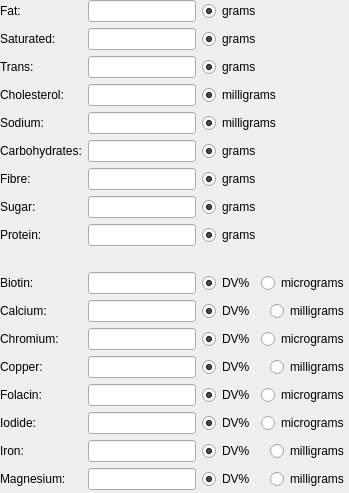
            <widget class="QWidget" name="leftWidget" native="true">
             <property name="sizePolicy">
              <sizepolicy hsizetype="Expanding" vsizetype="Preferred">
               <horstretch>0</horstretch>
               <verstretch>0</verstretch>
              </sizepolicy>
             </property>
             <layout class="QGridLayout" name="gridLayout_2">
              <property name="leftMargin">
               <number>0</number>
              </property>
              <property name="topMargin">
               <number>0</number>
              </property>
              <property name="rightMargin">
               <number>0</number>
              </property>
              <property name="bottomMargin">
               <number>3</number>
              </property>
              <property name="horizontalSpacing">
               <number>6</number>
              </property>
              <item row="0" column="0">
               <widget class="QLabel" name="fatLabel">
                <property name="text">
                 <string>Fat:</string>
                </property>
               </widget>
              </item>
              <item row="0" column="1">
               <widget class="QLineEdit" name="fatLineEdit"/>
              </item>
              <item row="0" column="2">
               <widget class="QWidget" name="fatRadioWidget" native="true">
                <property name="sizePolicy">
                 <sizepolicy hsizetype="Expanding" vsizetype="Expanding">
                  <horstretch>0</horstretch>
                  <verstretch>0</verstretch>
                 </sizepolicy>
                </property>
                <layout class="QHBoxLayout" name="horizontalLayout_7">
                 <property name="spacing">
                  <number>0</number>
                 </property>
                 <property name="leftMargin">
                  <number>0</number>
                 </property>
                 <property name="topMargin">
                  <number>0</number>
                 </property>
                 <property name="rightMargin">
                  <number>0</number>
                 </property>
                 <property name="bottomMargin">
                  <number>0</number>
                 </property>
                 <item>
                  <widget class="QRadioButton" name="fatGramsRadioButton">
                   <property name="text">
                    <string>grams</string>
                   </property>
                   <property name="checked">
                    <bool>true</bool>
                   </property>
                  </widget>
                 </item>
                </layout>
               </widget>
              </item>
              <item row="1" column="0">
               <widget class="QLabel" name="saturatedLabel">
                <property name="text">
                 <string>Saturated:</string>
                </property>
               </widget>
              </item>
              <item row="1" column="1">
               <widget class="QLineEdit" name="saturatedLineEdit"/>
              </item>
              <item row="1" column="2">
               <widget class="QWidget" name="saturatedRadioWidget" native="true">
                <property name="sizePolicy">
                 <sizepolicy hsizetype="Expanding" vsizetype="Expanding">
                  <horstretch>0</horstretch>
                  <verstretch>0</verstretch>
                 </sizepolicy>
                </property>
                <layout class="QHBoxLayout" name="horizontalLayout_6">
                 <property name="spacing">
                  <number>0</number>
                 </property>
                 <property name="leftMargin">
                  <number>0</number>
                 </property>
                 <property name="topMargin">
                  <number>0</number>
                 </property>
                 <property name="rightMargin">
                  <number>0</number>
                 </property>
                 <property name="bottomMargin">
                  <number>0</number>
                 </property>
                 <item>
                  <widget class="QRadioButton" name="saturatedGramsRadioButton">
                   <property name="text">
                    <string>grams</string>
                   </property>
                   <property name="checked">
                    <bool>true</bool>
                   </property>
                  </widget>
                 </item>
                </layout>
               </widget>
              </item>
              <item row="2" column="0">
               <widget class="QLabel" name="transLabel">
                <property name="text">
                 <string>Trans:</string>
                </property>
               </widget>
              </item>
              <item row="2" column="1">
               <widget class="QLineEdit" name="transLineEdit"/>
              </item>
              <item row="2" column="2">
               <widget class="QWidget" name="transRadioWidget" native="true">
                <property name="sizePolicy">
                 <sizepolicy hsizetype="Expanding" vsizetype="Expanding">
                  <horstretch>0</horstretch>
                  <verstretch>0</verstretch>
                 </sizepolicy>
                </property>
                <layout class="QHBoxLayout" name="horizontalLayout_8">
                 <property name="spacing">
                  <number>0</number>
                 </property>
                 <property name="leftMargin">
                  <number>0</number>
                 </property>
                 <property name="topMargin">
                  <number>0</number>
                 </property>
                 <property name="rightMargin">
                  <number>0</number>
                 </property>
                 <property name="bottomMargin">
                  <number>0</number>
                 </property>
                 <item>
                  <widget class="QRadioButton" name="transGramsRadioButton">
                   <property name="text">
                    <string>grams</string>
                   </property>
                   <property name="checked">
                    <bool>true</bool>
                   </property>
                  </widget>
                 </item>
                </layout>
               </widget>
              </item>
              <item row="3" column="0">
               <widget class="QLabel" name="cholesterolLabel">
                <property name="text">
                 <string>Cholesterol:</string>
                </property>
               </widget>
              </item>
              <item row="3" column="1">
               <widget class="QLineEdit" name="cholesterolLineEdit"/>
              </item>
              <item row="3" column="2">
               <widget class="QWidget" name="cholesterolRadioWidget" native="true">
                <property name="sizePolicy">
                 <sizepolicy hsizetype="Expanding" vsizetype="Expanding">
                  <horstretch>0</horstretch>
                  <verstretch>0</verstretch>
                 </sizepolicy>
                </property>
                <layout class="QHBoxLayout" name="horizontalLayout_9">
                 <property name="spacing">
                  <number>0</number>
                 </property>
                 <property name="leftMargin">
                  <number>0</number>
                 </property>
                 <property name="topMargin">
                  <number>0</number>
                 </property>
                 <property name="rightMargin">
                  <number>0</number>
                 </property>
                 <property name="bottomMargin">
                  <number>0</number>
                 </property>
                 <item>
                  <widget class="QRadioButton" name="cholesterolMilliRadioButton">
                   <property name="text">
                    <string>milligrams</string>
                   </property>
                   <property name="checked">
                    <bool>true</bool>
                   </property>
                  </widget>
                 </item>
                </layout>
               </widget>
              </item>
              <item row="4" column="0">
               <widget class="QLabel" name="sodiumLabel">
                <property name="text">
                 <string>Sodium:</string>
                </property>
               </widget>
              </item>
              <item row="4" column="1">
               <widget class="QLineEdit" name="sodiumLineEdit"/>
              </item>
              <item row="4" column="2">
               <widget class="QWidget" name="sodiumRadioWidget" native="true">
                <property name="sizePolicy">
                 <sizepolicy hsizetype="Expanding" vsizetype="Expanding">
                  <horstretch>0</horstretch>
                  <verstretch>0</verstretch>
                 </sizepolicy>
                </property>
                <layout class="QHBoxLayout" name="horizontalLayout_10">
                 <property name="spacing">
                  <number>0</number>
                 </property>
                 <property name="leftMargin">
                  <number>0</number>
                 </property>
                 <property name="topMargin">
                  <number>0</number>
                 </property>
                 <property name="rightMargin">
                  <number>0</number>
                 </property>
                 <property name="bottomMargin">
                  <number>0</number>
                 </property>
                 <item>
                  <widget class="QRadioButton" name="sodiumMilliRadioButton">
                   <property name="text">
                    <string>milligrams</string>
                   </property>
                   <property name="checked">
                    <bool>true</bool>
                   </property>
                  </widget>
                 </item>
                </layout>
               </widget>
              </item>
              <item row="5" column="0">
               <widget class="QLabel" name="carbsLabel">
                <property name="text">
                 <string>Carbohydrates:</string>
                </property>
               </widget>
              </item>
              <item row="5" column="1">
               <widget class="QLineEdit" name="carbsLineEdit"/>
              </item>
              <item row="5" column="2">
               <widget class="QWidget" name="carbsRadioWidget" native="true">
                <property name="sizePolicy">
                 <sizepolicy hsizetype="Expanding" vsizetype="Expanding">
                  <horstretch>0</horstretch>
                  <verstretch>0</verstretch>
                 </sizepolicy>
                </property>
                <layout class="QHBoxLayout" name="horizontalLayout_11">
                 <property name="spacing">
                  <number>0</number>
                 </property>
                 <property name="leftMargin">
                  <number>0</number>
                 </property>
                 <property name="topMargin">
                  <number>0</number>
                 </property>
                 <property name="rightMargin">
                  <number>0</number>
                 </property>
                 <property name="bottomMargin">
                  <number>0</number>
                 </property>
                 <item>
                  <widget class="QRadioButton" name="carbsGramsRadioButton">
                   <property name="text">
                    <string>grams</string>
                   </property>
                   <property name="checked">
                    <bool>true</bool>
                   </property>
                  </widget>
                 </item>
                </layout>
               </widget>
              </item>
              <item row="6" column="0">
               <widget class="QLabel" name="fibreLabel">
                <property name="text">
                 <string>Fibre:</string>
                </property>
               </widget>
              </item>
              <item row="6" column="1">
               <widget class="QLineEdit" name="fibreLineEdit"/>
              </item>
              <item row="6" column="2">
               <widget class="QWidget" name="fibreRadioWidget" native="true">
                <property name="sizePolicy">
                 <sizepolicy hsizetype="Expanding" vsizetype="Expanding">
                  <horstretch>0</horstretch>
                  <verstretch>0</verstretch>
                 </sizepolicy>
                </property>
                <layout class="QHBoxLayout" name="horizontalLayout_12">
                 <property name="spacing">
                  <number>0</number>
                 </property>
                 <property name="leftMargin">
                  <number>0</number>
                 </property>
                 <property name="topMargin">
                  <number>0</number>
                 </property>
                 <property name="rightMargin">
                  <number>0</number>
                 </property>
                 <property name="bottomMargin">
                  <number>0</number>
                 </property>
                 <item>
                  <widget class="QRadioButton" name="fibreGramsRadioButton">
                   <property name="text">
                    <string>grams</string>
                   </property>
                   <property name="checked">
                    <bool>true</bool>
                   </property>
                  </widget>
                 </item>
                </layout>
               </widget>
              </item>
              <item row="7" column="0">
               <widget class="QLabel" name="sugarLabel">
                <property name="text">
                 <string>Sugar:</string>
                </property>
               </widget>
              </item>
              <item row="7" column="1">
               <widget class="QLineEdit" name="sugarLineEdit"/>
              </item>
              <item row="7" column="2">
               <widget class="QWidget" name="sugarRadioWidget" native="true">
                <property name="sizePolicy">
                 <sizepolicy hsizetype="Expanding" vsizetype="Expanding">
                  <horstretch>0</horstretch>
                  <verstretch>0</verstretch>
                 </sizepolicy>
                </property>
                <layout class="QHBoxLayout" name="horizontalLayout_13">
                 <property name="spacing">
                  <number>0</number>
                 </property>
                 <property name="leftMargin">
                  <number>0</number>
                 </property>
                 <property name="topMargin">
                  <number>0</number>
                 </property>
                 <property name="rightMargin">
                  <number>0</number>
                 </property>
                 <property name="bottomMargin">
                  <number>0</number>
                 </property>
                 <item>
                  <widget class="QRadioButton" name="sugarGramsRadioButton">
                   <property name="text">
                    <string>grams</string>
                   </property>
                   <property name="checked">
                    <bool>true</bool>
                   </property>
                  </widget>
                 </item>
                </layout>
               </widget>
              </item>
              <item row="8" column="0">
               <widget class="QLabel" name="proteinLabel">
                <property name="text">
                 <string>Protein:</string>
                </property>
               </widget>
              </item>
              <item row="8" column="1">
               <widget class="QLineEdit" name="proteinLineEdit"/>
              </item>
              <item row="8" column="2">
               <widget class="QWidget" name="proteinRadioWidget" native="true">
                <property name="sizePolicy">
                 <sizepolicy hsizetype="Expanding" vsizetype="Expanding">
                  <horstretch>0</horstretch>
                  <verstretch>0</verstretch>
                 </sizepolicy>
                </property>
                <layout class="QHBoxLayout" name="horizontalLayout_15">
                 <property name="spacing">
                  <number>0</number>
                 </property>
                 <property name="leftMargin">
                  <number>0</number>
                 </property>
                 <property name="topMargin">
                  <number>0</number>
                 </property>
                 <property name="rightMargin">
                  <number>0</number>
                 </property>
                 <property name="bottomMargin">
                  <number>0</number>
                 </property>
                 <item>
                  <widget class="QRadioButton" name="proteinGramsRadioButton">
                   <property name="text">
                    <string>grams</string>
                   </property>
                   <property name="checked">
                    <bool>true</bool>
                   </property>
                  </widget>
                 </item>
                </layout>
               </widget>
              </item>
              <item row="9" column="0">
               <widget class="QLabel" name="spacerLabel">
                <property name="enabled">
                 <bool>false</bool>
                </property>
                <property name="text">
                 <string/>
                </property>
               </widget>
              </item>
              <item row="10" column="0">
               <widget class="QLabel" name="biotinLabel">
                <property name="text">
                 <string>Biotin:</string>
                </property>
               </widget>
              </item>
              <item row="10" column="1">
               <widget class="QLineEdit" name="biotinLineEdit"/>
              </item>
              <item row="10" column="2">
               <widget class="QWidget" name="biotinRadioWidget" native="true">
                <property name="sizePolicy">
                 <sizepolicy hsizetype="Expanding" vsizetype="Expanding">
                  <horstretch>0</horstretch>
                  <verstretch>0</verstretch>
                 </sizepolicy>
                </property>
                <layout class="QGridLayout" name="gridLayout_3">
                 <property name="leftMargin">
                  <number>0</number>
                 </property>
                 <property name="topMargin">
                  <number>0</number>
                 </property>
                 <property name="rightMargin">
                  <number>0</number>
                 </property>
                 <property name="bottomMargin">
                  <number>0</number>
                 </property>
                 <item row="0" column="0">
                  <widget class="QRadioButton" name="biotonDVRadioButton">
                   <property name="text">
                    <string>DV%</string>
                   </property>
                   <property name="checked">
                    <bool>true</bool>
                   </property>
                  </widget>
                 </item>
                 <item row="0" column="1">
                  <widget class="QRadioButton" name="bitonMicroRadioButton">
                   <property name="text">
                    <string>micrograms</string>
                   </property>
                  </widget>
                 </item>
                </layout>
               </widget>
              </item>
              <item row="11" column="0">
               <widget class="QLabel" name="calciumLabel">
                <property name="text">
                 <string>Calcium:</string>
                </property>
               </widget>
              </item>
              <item row="11" column="1">
               <widget class="QLineEdit" name="calciumLineEdit"/>
              </item>
              <item row="11" column="2">
               <widget class="QWidget" name="calciumRadioWidget" native="true">
                <property name="sizePolicy">
                 <sizepolicy hsizetype="Expanding" vsizetype="Expanding">
                  <horstretch>0</horstretch>
                  <verstretch>0</verstretch>
                 </sizepolicy>
                </property>
                <layout class="QHBoxLayout" name="horizontalLayout_17">
                 <property name="spacing">
                  <number>0</number>
                 </property>
                 <property name="leftMargin">
                  <number>0</number>
                 </property>
                 <property name="topMargin">
                  <number>0</number>
                 </property>
                 <property name="rightMargin">
                  <number>0</number>
                 </property>
                 <property name="bottomMargin">
                  <number>0</number>
                 </property>
                 <item>
                  <widget class="QRadioButton" name="calciumDVRadioButton">
                   <property name="text">
                    <string>DV%</string>
                   </property>
                   <property name="checked">
                    <bool>true</bool>
                   </property>
                  </widget>
                 </item>
                 <item>
                  <widget class="QRadioButton" name="calciumMilliRadioButton">
                   <property name="text">
                    <string>milligrams</string>
                   </property>
                  </widget>
                 </item>
                </layout>
               </widget>
              </item>
              <item row="12" column="0">
               <widget class="QLabel" name="chromiumLabel">
                <property name="text">
                 <string>Chromium:</string>
                </property>
               </widget>
              </item>
              <item row="12" column="1">
               <widget class="QLineEdit" name="chromiumLineEdit"/>
              </item>
              <item row="12" column="2">
               <widget class="QWidget" name="chromiumRadioWidget" native="true">
                <property name="sizePolicy">
                 <sizepolicy hsizetype="Expanding" vsizetype="Expanding">
                  <horstretch>0</horstretch>
                  <verstretch>0</verstretch>
                 </sizepolicy>
                </property>
                <layout class="QHBoxLayout" name="horizontalLayout_18">
                 <property name="spacing">
                  <number>0</number>
                 </property>
                 <property name="leftMargin">
                  <number>0</number>
                 </property>
                 <property name="topMargin">
                  <number>0</number>
                 </property>
                 <property name="rightMargin">
                  <number>0</number>
                 </property>
                 <property name="bottomMargin">
                  <number>0</number>
                 </property>
                 <item>
                  <widget class="QRadioButton" name="chromiumDVRadioButton">
                   <property name="text">
                    <string>DV%</string>
                   </property>
                   <property name="checked">
                    <bool>true</bool>
                   </property>
                  </widget>
                 </item>
                 <item>
                  <widget class="QRadioButton" name="chromiumMicroRadioButton">
                   <property name="text">
                    <string>micrograms</string>
                   </property>
                  </widget>
                 </item>
                </layout>
               </widget>
              </item>
              <item row="13" column="0">
               <widget class="QLabel" name="copperLabel">
                <property name="text">
                 <string>Copper:</string>
                </property>
               </widget>
              </item>
              <item row="13" column="1">
               <widget class="QLineEdit" name="copperLineEdit"/>
              </item>
              <item row="13" column="2">
               <widget class="QWidget" name="copperRadioWidget" native="true">
                <property name="sizePolicy">
                 <sizepolicy hsizetype="Expanding" vsizetype="Expanding">
                  <horstretch>0</horstretch>
                  <verstretch>0</verstretch>
                 </sizepolicy>
                </property>
                <layout class="QHBoxLayout" name="horizontalLayout_19">
                 <property name="spacing">
                  <number>0</number>
                 </property>
                 <property name="leftMargin">
                  <number>0</number>
                 </property>
                 <property name="topMargin">
                  <number>0</number>
                 </property>
                 <property name="rightMargin">
                  <number>0</number>
                 </property>
                 <property name="bottomMargin">
                  <number>0</number>
                 </property>
                 <item>
                  <widget class="QRadioButton" name="copperDVRadioButton">
                   <property name="text">
                    <string>DV%</string>
                   </property>
                   <property name="checked">
                    <bool>true</bool>
                   </property>
                  </widget>
                 </item>
                 <item>
                  <widget class="QRadioButton" name="copperMilliRadioButton">
                   <property name="text">
                    <string>milligrams</string>
                   </property>
                  </widget>
                 </item>
                </layout>
               </widget>
              </item>
              <item row="14" column="0">
               <widget class="QLabel" name="folacinLabel">
                <property name="text">
                 <string>Folacin:</string>
                </property>
               </widget>
              </item>
              <item row="14" column="1">
               <widget class="QLineEdit" name="folacinLineEdit"/>
              </item>
              <item row="14" column="2">
               <widget class="QWidget" name="folacinRadioWidget" native="true">
                <property name="sizePolicy">
                 <sizepolicy hsizetype="Expanding" vsizetype="Expanding">
                  <horstretch>0</horstretch>
                  <verstretch>0</verstretch>
                 </sizepolicy>
                </property>
                <layout class="QHBoxLayout" name="horizontalLayout_22">
                 <property name="spacing">
                  <number>0</number>
                 </property>
                 <property name="leftMargin">
                  <number>0</number>
                 </property>
                 <property name="topMargin">
                  <number>0</number>
                 </property>
                 <property name="rightMargin">
                  <number>0</number>
                 </property>
                 <property name="bottomMargin">
                  <number>0</number>
                 </property>
                 <item>
                  <widget class="QRadioButton" name="folacinDVRadioButton">
                   <property name="text">
                    <string>DV%</string>
                   </property>
                   <property name="checked">
                    <bool>true</bool>
                   </property>
                  </widget>
                 </item>
                 <item>
                  <widget class="QRadioButton" name="folacinMicroRadioButton">
                   <property name="text">
                    <string>micrograms</string>
                   </property>
                  </widget>
                 </item>
                </layout>
               </widget>
              </item>
              <item row="15" column="0">
               <widget class="QLabel" name="iodideLabel">
                <property name="text">
                 <string>Iodide:</string>
                </property>
               </widget>
              </item>
              <item row="15" column="1">
               <widget class="QLineEdit" name="iodideLineEdit"/>
              </item>
              <item row="15" column="2">
               <widget class="QWidget" name="iodideRadioWidget" native="true">
                <property name="sizePolicy">
                 <sizepolicy hsizetype="Expanding" vsizetype="Expanding">
                  <horstretch>0</horstretch>
                  <verstretch>0</verstretch>
                 </sizepolicy>
                </property>
                <layout class="QHBoxLayout" name="horizontalLayout_23">
                 <property name="spacing">
                  <number>0</number>
                 </property>
                 <property name="leftMargin">
                  <number>0</number>
                 </property>
                 <property name="topMargin">
                  <number>0</number>
                 </property>
                 <property name="rightMargin">
                  <number>0</number>
                 </property>
                 <property name="bottomMargin">
                  <number>0</number>
                 </property>
                 <item>
                  <widget class="QRadioButton" name="iodideDVRadioButton">
                   <property name="text">
                    <string>DV%</string>
                   </property>
                   <property name="checked">
                    <bool>true</bool>
                   </property>
                  </widget>
                 </item>
                 <item>
                  <widget class="QRadioButton" name="iodideMicroRadioButton">
                   <property name="text">
                    <string>micrograms</string>
                   </property>
                  </widget>
                 </item>
                </layout>
               </widget>
              </item>
              <item row="16" column="0">
               <widget class="QLabel" name="ironLabel">
                <property name="text">
                 <string>Iron:</string>
                </property>
               </widget>
              </item>
              <item row="16" column="1">
               <widget class="QLineEdit" name="ironLineEdit"/>
              </item>
              <item row="16" column="2">
               <widget class="QWidget" name="ironRadioWidget" native="true">
                <property name="sizePolicy">
                 <sizepolicy hsizetype="Expanding" vsizetype="Expanding">
                  <horstretch>0</horstretch>
                  <verstretch>0</verstretch>
                 </sizepolicy>
                </property>
                <layout class="QHBoxLayout" name="horizontalLayout_20">
                 <property name="spacing">
                  <number>0</number>
                 </property>
                 <property name="leftMargin">
                  <number>0</number>
                 </property>
                 <property name="topMargin">
                  <number>0</number>
                 </property>
                 <property name="rightMargin">
                  <number>0</number>
                 </property>
                 <property name="bottomMargin">
                  <number>0</number>
                 </property>
                 <item>
                  <widget class="QRadioButton" name="ironDVRadioButton">
                   <property name="text">
                    <string>DV%</string>
                   </property>
                   <property name="checked">
                    <bool>true</bool>
                   </property>
                  </widget>
                 </item>
                 <item>
                  <widget class="QRadioButton" name="ironMilliRadioButton">
                   <property name="text">
                    <string>milligrams</string>
                   </property>
                  </widget>
                 </item>
                </layout>
               </widget>
              </item>
              <item row="17" column="0">
               <widget class="QLabel" name="magnesiumLabel">
                <property name="text">
                 <string>Magnesium:</string>
                </property>
               </widget>
              </item>
              <item row="17" column="1">
               <widget class="QLineEdit" name="magnesiumLineEdit"/>
              </item>
              <item row="17" column="2">
               <widget class="QWidget" name="magnesiumRadioWidget" native="true">
                <property name="sizePolicy">
                 <sizepolicy hsizetype="Expanding" vsizetype="Expanding">
                  <horstretch>0</horstretch>
                  <verstretch>0</verstretch>
                 </sizepolicy>
                </property>
                <layout class="QHBoxLayout" name="horizontalLayout_21">
                 <property name="spacing">
                  <number>0</number>
                 </property>
                 <property name="leftMargin">
                  <number>0</number>
                 </property>
                 <property name="topMargin">
                  <number>0</number>
                 </property>
                 <property name="rightMargin">
                  <number>0</number>
                 </property>
                 <property name="bottomMargin">
                  <number>0</number>
                 </property>
                 <item>
                  <widget class="QRadioButton" name="magnesiumDVRadioButton">
                   <property name="text">
                    <string>DV%</string>
                   </property>
                   <property name="checked">
                    <bool>true</bool>
                   </property>
                  </widget>
                 </item>
                 <item>
                  <widget class="QRadioButton" name="magnesiumMilliRadioButton">
                   <property name="text">
                    <string>milligrams</string>
                   </property>
                  </widget>
                 </item>
                </layout>
               </widget>
              </item>
             </layout>
            </widget>
